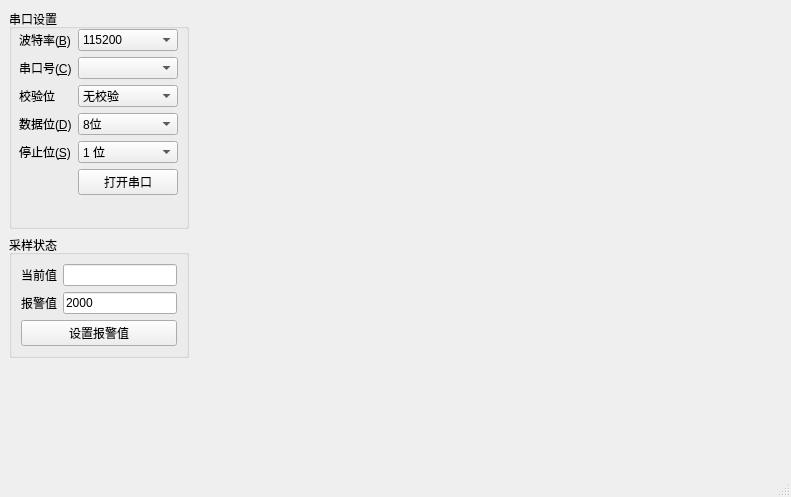
<?xml version="1.0" encoding="UTF-8"?>
<ui version="4.0">
 <class>MainWindow</class>
 <widget class="QMainWindow" name="MainWindow">
  <property name="geometry">
   <rect>
    <x>0</x>
    <y>0</y>
    <width>791</width>
    <height>497</height>
   </rect>
  </property>
  <property name="windowTitle">
   <string>MainWindow</string>
  </property>
  <widget class="QWidget" name="centralwidget">
   <layout class="QHBoxLayout" name="horizontalLayout">
    <item>
     <layout class="QVBoxLayout" name="verticalLayout">
      <item>
       <layout class="QVBoxLayout" name="verticalLayout_3">
        <item>
         <widget class="QGroupBox" name="groupBox">
          <property name="minimumSize">
           <size>
            <width>180</width>
            <height>220</height>
           </size>
          </property>
          <property name="maximumSize">
           <size>
            <width>180</width>
            <height>220</height>
           </size>
          </property>
          <property name="title">
           <string>串口设置</string>
          </property>
          <widget class="QWidget" name="layoutWidget">
           <property name="geometry">
            <rect>
             <x>10</x>
             <y>20</y>
             <width>282</width>
             <height>187</height>
            </rect>
           </property>
           <layout class="QFormLayout" name="formLayout">
            <item row="0" column="0">
             <widget class="QLabel" name="label_2">
              <property name="minimumSize">
               <size>
                <width>50</width>
                <height>0</height>
               </size>
              </property>
              <property name="text">
               <string>波特率(&amp;B)</string>
              </property>
              <property name="buddy">
               <cstring>BaudRate</cstring>
              </property>
             </widget>
            </item>
            <item row="0" column="1">
             <widget class="QComboBox" name="BaudRate">
              <property name="minimumSize">
               <size>
                <width>100</width>
                <height>0</height>
               </size>
              </property>
              <property name="maximumSize">
               <size>
                <width>100</width>
                <height>16777215</height>
               </size>
              </property>
              <property name="sizeIncrement">
               <size>
                <width>100</width>
                <height>0</height>
               </size>
              </property>
              <property name="editable">
               <bool>false</bool>
              </property>
              <property name="currentText">
               <string>115200</string>
              </property>
              <property name="currentIndex">
               <number>0</number>
              </property>
              <property name="maxVisibleItems">
               <number>16</number>
              </property>
              <property name="insertPolicy">
               <enum>QComboBox::InsertAtCurrent</enum>
              </property>
              <property name="minimumContentsLength">
               <number>0</number>
              </property>
              <property name="duplicatesEnabled">
               <bool>false</bool>
              </property>
              <item>
               <property name="text">
                <string>115200</string>
               </property>
              </item>
              <item>
               <property name="text">
                <string>1200</string>
               </property>
              </item>
              <item>
               <property name="text">
                <string>2400</string>
               </property>
              </item>
              <item>
               <property name="text">
                <string>4800</string>
               </property>
              </item>
              <item>
               <property name="text">
                <string>9600</string>
               </property>
              </item>
              <item>
               <property name="text">
                <string>19200</string>
               </property>
              </item>
              <item>
               <property name="text">
                <string>38400</string>
               </property>
              </item>
              <item>
               <property name="text">
                <string>57600</string>
               </property>
              </item>
              <item>
               <property name="text">
                <string>230400</string>
               </property>
              </item>
              <item>
               <property name="text">
                <string>460800</string>
               </property>
              </item>
              <item>
               <property name="text">
                <string>921600</string>
               </property>
              </item>
             </widget>
            </item>
            <item row="1" column="0">
             <widget class="QLabel" name="label">
              <property name="text">
               <string>串口号(&amp;C)</string>
              </property>
              <property name="buddy">
               <cstring>ComList</cstring>
              </property>
             </widget>
            </item>
            <item row="1" column="1">
             <widget class="QComboBox" name="ComList">
              <property name="minimumSize">
               <size>
                <width>100</width>
                <height>0</height>
               </size>
              </property>
              <property name="maximumSize">
               <size>
                <width>100</width>
                <height>16777215</height>
               </size>
              </property>
              <property name="editable">
               <bool>false</bool>
              </property>
              <property name="currentText">
               <string/>
              </property>
              <property name="maxVisibleItems">
               <number>16</number>
              </property>
              <property name="insertPolicy">
               <enum>QComboBox::InsertAtCurrent</enum>
              </property>
              <property name="minimumContentsLength">
               <number>0</number>
              </property>
              <property name="duplicatesEnabled">
               <bool>false</bool>
              </property>
             </widget>
            </item>
            <item row="2" column="0">
             <widget class="QLabel" name="label_3">
              <property name="text">
               <string>校验位</string>
              </property>
              <property name="buddy">
               <cstring>CaliBit</cstring>
              </property>
             </widget>
            </item>
            <item row="2" column="1">
             <widget class="QComboBox" name="CaliBit">
              <property name="minimumSize">
               <size>
                <width>100</width>
                <height>0</height>
               </size>
              </property>
              <property name="maximumSize">
               <size>
                <width>100</width>
                <height>16777215</height>
               </size>
              </property>
              <item>
               <property name="text">
                <string>无校验</string>
               </property>
              </item>
              <item>
               <property name="text">
                <string>偶校验</string>
               </property>
              </item>
              <item>
               <property name="text">
                <string>奇校验</string>
               </property>
              </item>
              <item>
               <property name="text">
                <string>1校验</string>
               </property>
              </item>
              <item>
               <property name="text">
                <string>0校验</string>
               </property>
              </item>
             </widget>
            </item>
            <item row="3" column="0">
             <widget class="QLabel" name="label_4">
              <property name="text">
               <string>数据位(&amp;D)</string>
              </property>
              <property name="buddy">
               <cstring>DataBit</cstring>
              </property>
             </widget>
            </item>
            <item row="3" column="1">
             <widget class="QComboBox" name="DataBit">
              <property name="minimumSize">
               <size>
                <width>100</width>
                <height>0</height>
               </size>
              </property>
              <property name="maximumSize">
               <size>
                <width>100</width>
                <height>16777215</height>
               </size>
              </property>
              <property name="currentIndex">
               <number>3</number>
              </property>
              <item>
               <property name="text">
                <string>5位</string>
               </property>
              </item>
              <item>
               <property name="text">
                <string>6位</string>
               </property>
              </item>
              <item>
               <property name="text">
                <string>7位</string>
               </property>
              </item>
              <item>
               <property name="text">
                <string>8位</string>
               </property>
              </item>
             </widget>
            </item>
            <item row="4" column="0">
             <widget class="QLabel" name="label_5">
              <property name="text">
               <string>停止位(&amp;S)</string>
              </property>
              <property name="buddy">
               <cstring>StopBit</cstring>
              </property>
             </widget>
            </item>
            <item row="4" column="1">
             <widget class="QComboBox" name="StopBit">
              <property name="minimumSize">
               <size>
                <width>100</width>
                <height>0</height>
               </size>
              </property>
              <property name="maximumSize">
               <size>
                <width>100</width>
                <height>16777215</height>
               </size>
              </property>
              <item>
               <property name="text">
                <string>1 位</string>
               </property>
              </item>
              <item>
               <property name="text">
                <string>1.5 位</string>
               </property>
              </item>
              <item>
               <property name="text">
                <string>2 位</string>
               </property>
              </item>
             </widget>
            </item>
            <item row="5" column="1">
             <widget class="QPushButton" name="ComCtrl">
              <property name="minimumSize">
               <size>
                <width>100</width>
                <height>0</height>
               </size>
              </property>
              <property name="maximumSize">
               <size>
                <width>100</width>
                <height>16777215</height>
               </size>
              </property>
              <property name="text">
               <string>打开串口</string>
              </property>
             </widget>
            </item>
           </layout>
          </widget>
         </widget>
        </item>
        <item>
         <widget class="QGroupBox" name="groupBox_3">
          <property name="minimumSize">
           <size>
            <width>180</width>
            <height>113</height>
           </size>
          </property>
          <property name="maximumSize">
           <size>
            <width>180</width>
            <height>16777215</height>
           </size>
          </property>
          <property name="title">
           <string>采样状态</string>
          </property>
          <layout class="QVBoxLayout" name="verticalLayout_2">
           <item>
            <layout class="QFormLayout" name="formLayout_2">
             <item row="0" column="1">
              <widget class="QLineEdit" name="NowValue">
               <property name="readOnly">
                <bool>true</bool>
               </property>
              </widget>
             </item>
             <item row="2" column="0">
              <widget class="QLabel" name="label_8">
               <property name="text">
                <string>报警值</string>
               </property>
              </widget>
             </item>
             <item row="0" column="0">
              <widget class="QLabel" name="label_6">
               <property name="text">
                <string>当前值</string>
               </property>
              </widget>
             </item>
             <item row="2" column="1">
              <widget class="QLineEdit" name="alarm_Value">
               <property name="text">
                <string>2000</string>
               </property>
               <property name="readOnly">
                <bool>false</bool>
               </property>
              </widget>
             </item>
            </layout>
           </item>
           <item>
            <widget class="QPushButton" name="alarmValue_Set">
             <property name="text">
              <string>设置报警值</string>
             </property>
            </widget>
           </item>
          </layout>
         </widget>
        </item>
        <item>
         <spacer name="verticalSpacer">
          <property name="orientation">
           <enum>Qt::Vertical</enum>
          </property>
          <property name="sizeHint" stdset="0">
           <size>
            <width>20</width>
            <height>40</height>
           </size>
          </property>
         </spacer>
        </item>
       </layout>
      </item>
     </layout>
    </item>
    <item>
     <widget class="MatplotlibWidget" name="DataShow_Widget" native="true">
      <property name="minimumSize">
       <size>
        <width>480</width>
        <height>360</height>
       </size>
      </property>
     </widget>
    </item>
   </layout>
  </widget>
  <widget class="QMenuBar" name="menubar">
   <property name="geometry">
    <rect>
     <x>0</x>
     <y>0</y>
     <width>791</width>
     <height>22</height>
    </rect>
   </property>
  </widget>
  <widget class="QStatusBar" name="statusbar"/>
 </widget>
 <customwidgets>
  <customwidget>
   <class>MatplotlibWidget</class>
   <extends>QWidget</extends>
   <header>matplotlibwidget.h</header>
   <container>1</container>
  </customwidget>
 </customwidgets>
 <resources/>
 <connections/>
</ui>
